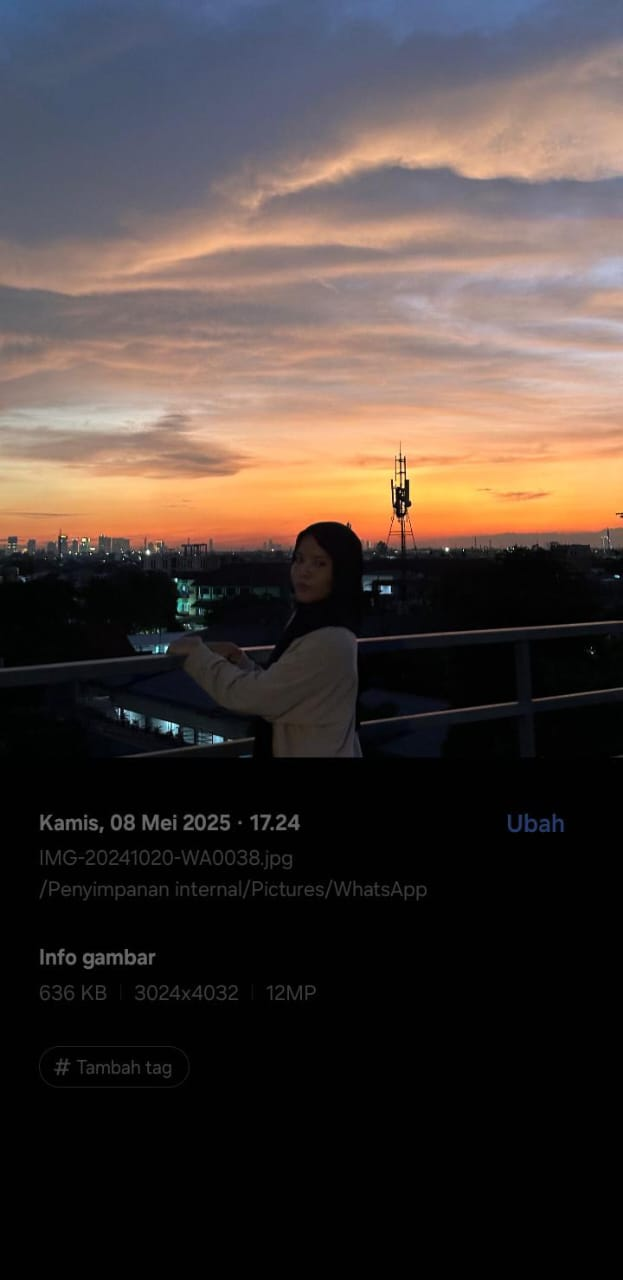
#> input picture Gambar Diri.jpg, 623 x 1280 px
$ jupyter execute 'UTS_202331041_Nyimas Adinda Paradiza_Kelas B.ipynb'
#> lines starting #> are read from the running program, lines starting #| are printed output that depends on the picture
[cell 1]
import cv2
import numpy as np #Nyimas Adinda Paradiza_202331041
import matplotlib.pyplot as plt

[cell 2]
image_path = 'Gambar Diri.jpg'
img = cv2.imread(image_path) #Nyimas Adinda Paradiza_202331041
#> img is the input picture: shape (1280, 623, 3); mean B, G, R 57.5, 61.6, 72.4

[cell 3]
img_rgb = cv2.cvtColor(img, cv2.COLOR_BGR2RGB) #Nyimas Adinda Paradiza_202331041

[cell 4]
# 1. Gambar Asli
original_img = img_rgb

# 2. Grayscale (Abu-abu)
gray_img = cv2.cvtColor(img, cv2.COLOR_BGR2GRAY)
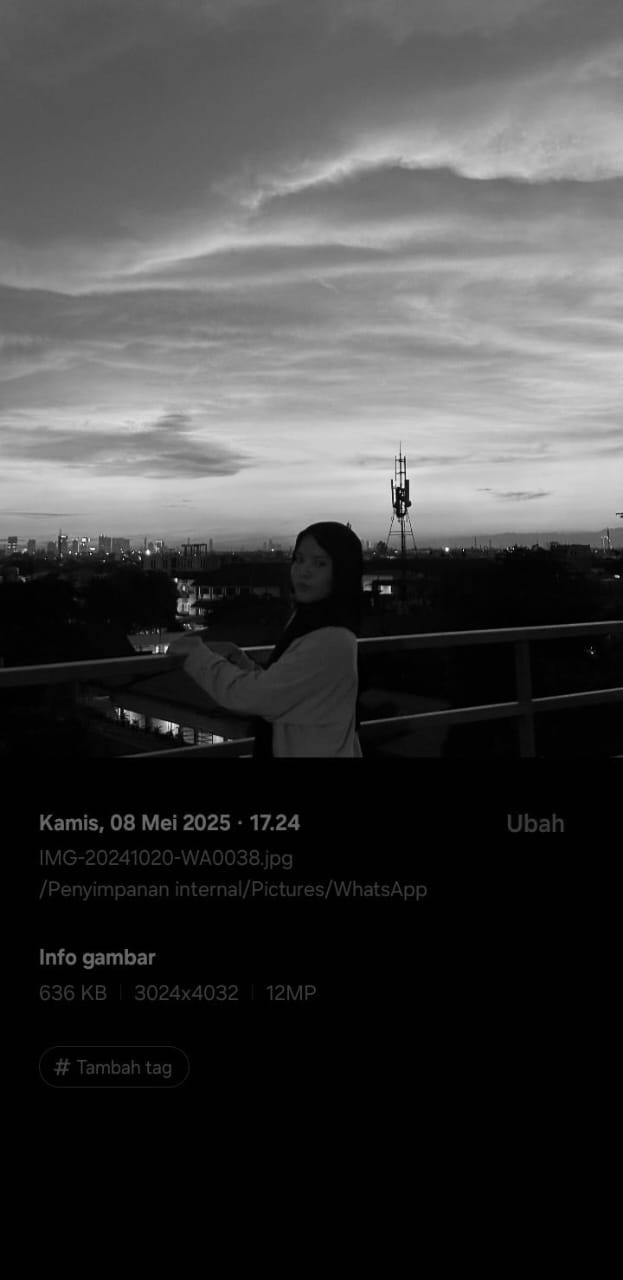
#> gray_img: shape (1280, 623); min 0, max 254, mean 64.4
gray_rgb = cv2.cvtColor(gray_img, cv2.COLOR_GRAY2RGB)

# 3. Grayscale + Pencerahan
bright_gray = cv2.convertScaleAbs(gray_img, alpha=1.2, beta=50)
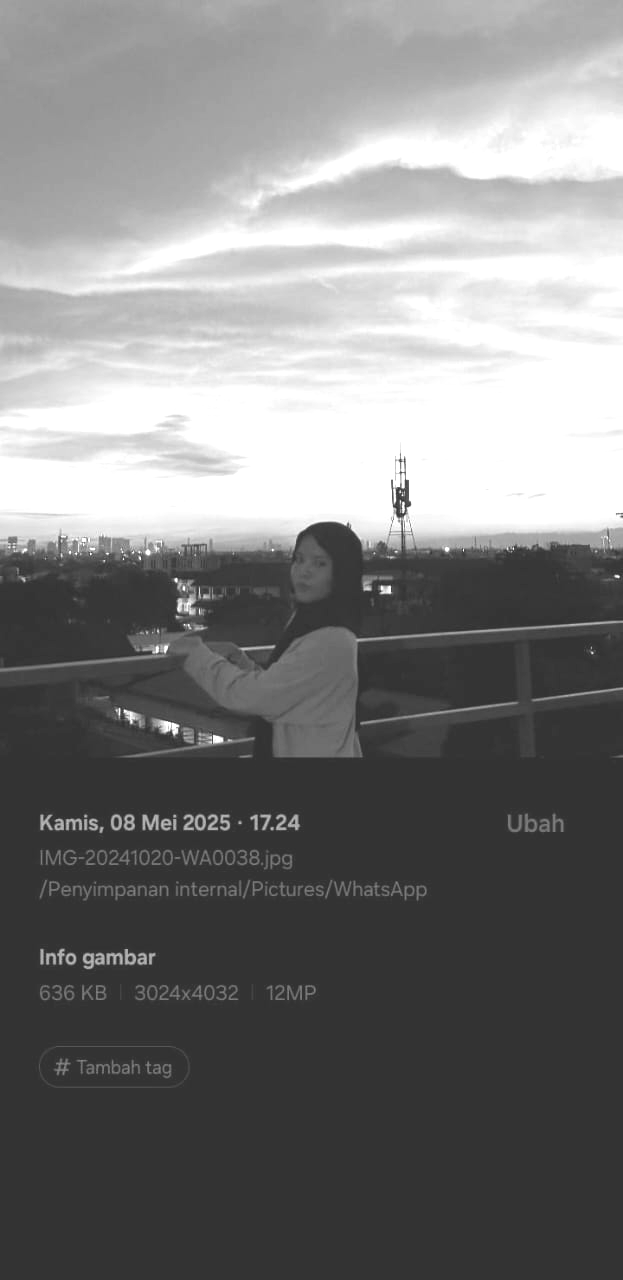
#> bright_gray: shape (1280, 623); min 50, max 255, mean 124.7
bright_gray_rgb = cv2.cvtColor(bright_gray, cv2.COLOR_GRAY2RGB)

# 4. Grayscale + Kontras
contrast_gray = cv2.convertScaleAbs(gray_img, alpha=2, beta=0)
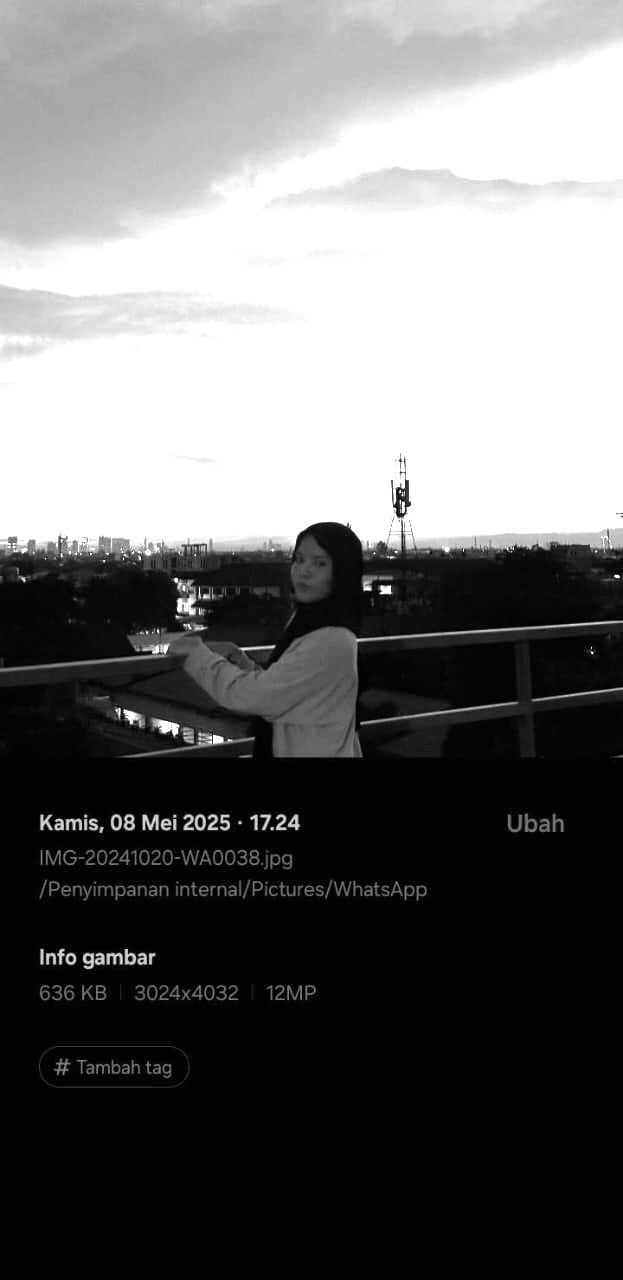
#> contrast_gray: shape (1280, 623); min 0, max 255, mean 108
contrast_gray_rgb = cv2.cvtColor(contrast_gray, cv2.COLOR_GRAY2RGB)

# 5. Grayscale + Pencerahan + Kontras
bright_contrast_gray = cv2.convertScaleAbs(gray_img, alpha=2, beta=50)
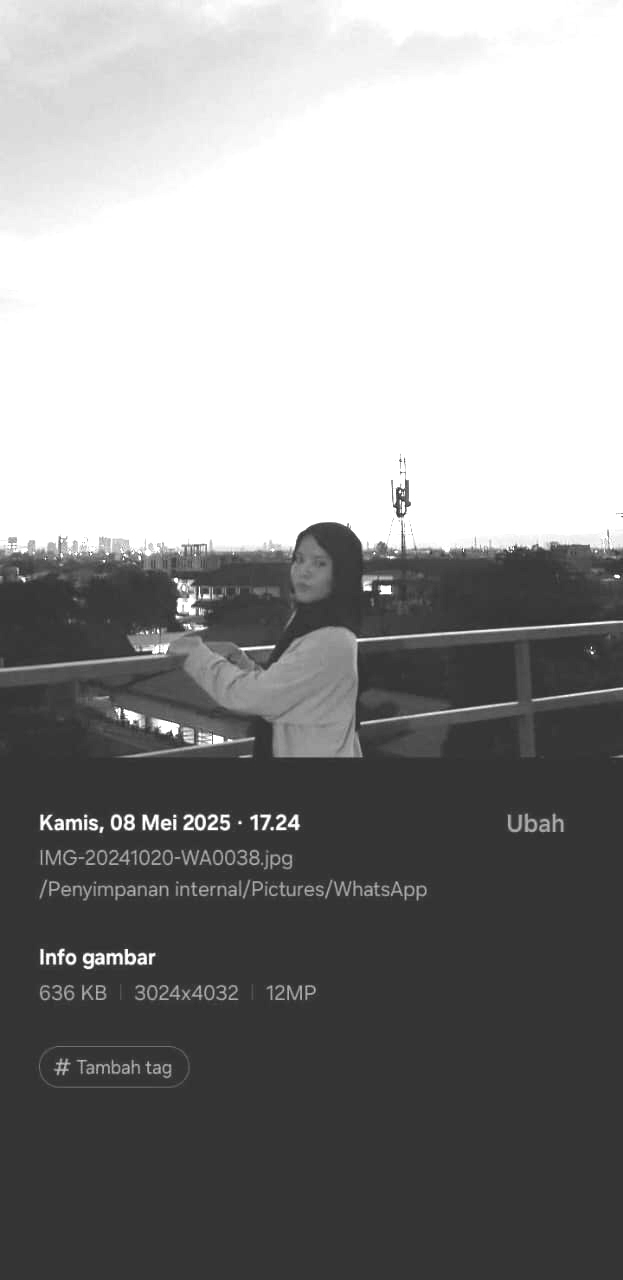
#> bright_contrast_gray: shape (1280, 623); min 50, max 255, mean 143.3
bright_contrast_gray_rgb = cv2.cvtColor(bright_contrast_gray, cv2.COLOR_GRAY2RGB)

#Nyimas Adinda Paradiza_202331041

[cell 5]
plt.figure(figsize=(10, 10))
images = [
    original_img,
    gray_rgb,
    bright_gray_rgb,
    contrast_gray_rgb,
    bright_contrast_gray_rgb
]
titles = [
    "Gambar Asli",
    "Grayscale",                #Nyimas Adinda Paradiza_202331041
    "Grayscale + Cerah",
    "Grayscale + Kontras",
    "Grayscale yang dipercerah dan di perkontras"
]

for i in range(5):
    plt.subplot(3, 2, i + 1)
    plt.imshow(images[i])
    plt.title(titles[i])
    plt.axis('off')

plt.tight_layout()
plt.show()
